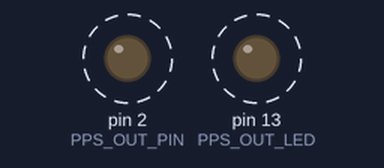
A sketch run on a simulated Arduino Nano, built for the host (arithmetic inside an expression is 32-bit, double 64-bit). On the bench: output pins drawn as LEDs (lit = HIGH). Dashed ring = blinking. Network time is answered at once with the bench clock; the local clock reads 2024-03-15 10:24:30 at power-on unless the sketch sets it; what the sketch prints to the serial monitor is not drawn.

Above: at 2.6 s.
Timing chart, 0 to 5.0 s (numbered marks = the images above):
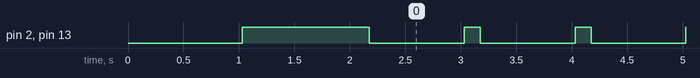

Measured:
- by itself, pin 2 (PPS_OUT_PIN), pin 13 (PPS_OUT_LED): alternates HIGH for 0.15 s and LOW for 0.85 s

The sketch:

NTP_PPS_Generator_Nano_NoScreen.ino
```cpp
/**
 * NTP_PPP_GENERATOR For Nano and Ethernet
 *
 * 29 June 2022
 *
 * This program connect the NTP-PPS board to a time server, and continually sends out PPS and ZDA pulses every second.
 *
 * Pulse comes out on pin 13 on the Nano board. You need to update the ethernet library folowing the instructions TimerInterrupt_Generic library due ot timing differences.
 *
 */
// Select the timers you're using, here ITimer1
#define USE_TIMER_1     true
#define USE_TIMER_2     false


#include <Arduino.h>
#include <string.h>
#include <Vector.h>
#include <SPI.h>
#include <Ethernet.h>
#include <Time.h>
#include "TimerInterrupt_Generic.h"
#include <NTPClient.h>
#include <TimeLib.h>

const char* ntpServer = "192.168.42.18";
const long  gmtOffset_sec = 0;
const int   daylightOffset_sec = 0;

const int PPS_OUT_PIN = 2;
const int PPS_OUT_LED = LED_BUILTIN;

// the media access control (ethernet hardware) address for the shield:
byte mac[] = { 0xDE, 0xAD, 0xBE, 0xEF, 0xFE, 0xED };
//the IP address for the shield:
byte ip[] = { 192, 168, 42, 25 };
// the router's gateway address:
byte gateway[] = { 192, 168, 42, 1 };
// the subnet:
byte subnet[] = { 255, 255, 255, 0 };

const int TCP_PORT = 6000;

volatile bool second_changed;
char ip_address [16];


EthernetServer server (TCP_PORT);
const int ELEMENT_COUNT_MAX = 10;
EthernetClient storage_array[ELEMENT_COUNT_MAX];
Vector <EthernetClient> tcp_clients(storage_array);


EthernetUDP ntpUDP;
NTPClient timeClient(ntpUDP, ntpServer);


//
// Generate ZDA and RMC Strings
//
String generateGPS() {
  time_t rawtime = timeClient.getEpochTime();

  String zda_string;

  //ZDA setup
  char buf[150];
  sprintf(buf, "$GPZDA,%02d%02d%02d.00,%02d,%02d,%04d,00,00*",
                  hour(rawtime),
                  minute(rawtime),
                  second(rawtime),
                  day(rawtime),
                  month(rawtime),
                  year(rawtime));
  zda_string = String(buf);
  size_t zda_length (zda_string.length());

  uint8_t checksum = 0;
  for (auto i = 0; i<zda_length; ++i) {
    if (buf[i] == '$' || buf[i] == 'I' || buf[i] == '*') {
      continue;
    }
    checksum = checksum ^ buf[i];
  }

  char checkbuf[3];
  sprintf(checkbuf, "%02X", checksum);

  zda_string += checkbuf;
  zda_string += "\r\n";


  //RMC setup
  String rmc_string;

  sprintf(buf, "$GPRMC,%02d%02d%02d.00,A,0000.01,N,00000.01,W,0.0,0.0,%02d,%02d,%04d,0.0,W*",
                  hour(rawtime),
                  minute(rawtime),
                  second(rawtime),
                  day(rawtime),
                  month(rawtime),
                  year(rawtime));
  rmc_string = String(buf);
  size_t rmc_length (rmc_string.length());

  checksum = 0;
  for (auto i = 0; i<rmc_length; ++i) {
    if (buf[i] == '$' || buf[i] == 'I' || buf[i] == '*') {
      continue;
    }
    checksum = checksum ^ buf[i];
  }

  sprintf(checkbuf, "%02X", checksum);

  rmc_string += checkbuf;
  rmc_string += "\r\n";

  String gps_string;
  gps_string = zda_string + rmc_string;

  return gps_string;
}

//
// Method for updating the display.
//
void printLocalTime()
{
  String gps_string = generateGPS();
  Serial.print((gps_string).c_str());
  for (auto i = 0; i < tcp_clients.size(); ++i) {
    if (tcp_clients[i].connected()) {
      tcp_clients[i].print(gps_string.c_str());
    } else {
      tcp_clients.remove(i);
      --i;
    }
  }
}

#define TIMER_INTERVAL_MS        1000L
//
// Interrupt handler for the 1s interrupt.
//
void onTimer() {
  digitalWrite(PPS_OUT_PIN, HIGH);
  digitalWrite(PPS_OUT_LED, HIGH);
  second_changed = true;
}

void setup() {
  Serial.begin(9600);
  pinMode(PPS_OUT_PIN, OUTPUT);
  pinMode(PPS_OUT_LED, OUTPUT);

  /// initialize the ethernet device
  Ethernet.begin(mac, ip, gateway, subnet);

  Serial.println(" CONNECTED");
  sprintf(ip_address, "%d.%d.%d.%d", ip[0], ip[1], ip[2], ip[3] );
  Serial.print(ip_address);

  timeClient.begin();
  timeClient.update();

  // Init timer ITimer1
  ITimer1.init();
  // Interval in unsigned long millisecs
  if (ITimer1.attachInterruptInterval(TIMER_INTERVAL_MS, onTimer)) {
    Serial.println("Starting  ITimer OK, millis() = " + String(millis()));
  } else {
    Serial.println("Can't set ITimer. Select another freq. or timer");
  }

  delay(2000);

  server.begin();

}

void loop() {
  // put your main code here, to run repeatedly:
  if (second_changed) {
    second_changed = false;
    printLocalTime();
    delay(100);
    digitalWrite(PPS_OUT_PIN, LOW);
    digitalWrite(PPS_OUT_LED, LOW);
    static int i = 0;
    ++i;
  }

  EthernetClient client = server.accept();
  if (client) {
    tcp_clients.push_back(client);
  }

  delay(1);
  timeClient.update();

}
```
